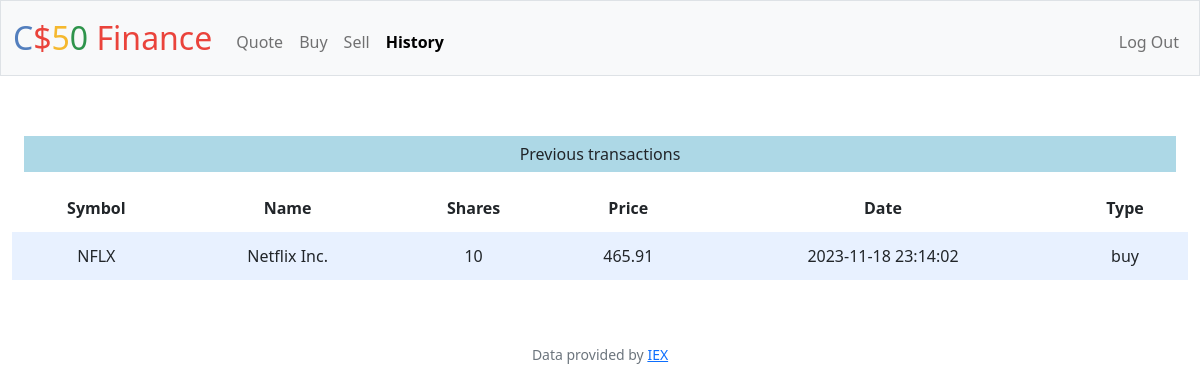
Screenshot of /history (signed in) with the database file from the repository.
### tables this page shows
CREATE TABLE transactions (
id INTEGER PRIMARY KEY AUTOINCREMENT NOT NULL, 
user_id INTEGER NOT NULL,
symbol TEXT NOT NULL,
company_name TEXT NOT NULL,
quantity INTEGER NOT NULL,
price REAL NOT NULL,
type TEXT NOT NULL
, date TEXT NOT NULL DEFAULT 0);

### app.py (the view)
@app.route("/history")
@login_required
def history():
    usersTransactions = db.execute(
        "SELECT symbol, company_name, quantity, price, type, date FROM transactions WHERE user_id = ?",
        session["user_id"],
    )
    return render_template(
        "history.html", usersTransactions=usersTransactions, nav_item="history"
    )

### app.py (called while the page is built)
@app.after_request
def after_request(response):
    response.headers["Cache-Control"] = "no-cache, no-store, must-revalidate"
    response.headers["Expires"] = 0
    response.headers["Pragma"] = "no-cache"
    return response

### helpers.py (called while the page is built)
def login_required(f):
    @wraps(f)
    def decorated_function(*args, **kwargs):
        if session.get("user_id") is None:
            return redirect("/login")
        return f(*args, **kwargs)
    return decorated_function

### templates/history.html (shortened to what this page needs)
{% extends "layout.html" %}
{% block main %}
<table>
    <p>Previous transactions</p>
    <thead>
        <tr>
            <th>Symbol</th>
            <th>Name</th>
            <th>Shares</th>
            <th>Price</th>
            <th>Date</th>
            <th>Type</th>
        </tr>
    </thead>
    <tbody>
        {% for t in usersTransactions %}
            <tr>
                <td>{{ t.symbol }}</td>
                <td>{{ t.company_name }}</td>
                <td>{{ t.quantity }}</td>
                <td>{{ t.price }}</td>
                <td>{{ t.date }}</td>
                <td>{{ t.type }}</td>
            </tr>
        {% endfor %}
        </tbody>
</table>
{% endblock %}

### static/styles.css (style rules this page uses)
table { background-color: transparent; margin-bottom: 1rem; width: 100%; }
table th, table td { padding: 0.75rem; vertical-align: middle; }
tbody tr:nth-of-type(odd) { background-color: rgb(179, 208, 255, 0.3) }
p { background-color: lightblue; padding: 6px 12px 6px 12px; margin: 12px; }

### rows the page displays
transactions: symbol "NFLX", company_name "Netflix Inc.", quantity "10", price "465.91", date "2023-11-18 23:14:02", type "buy"
